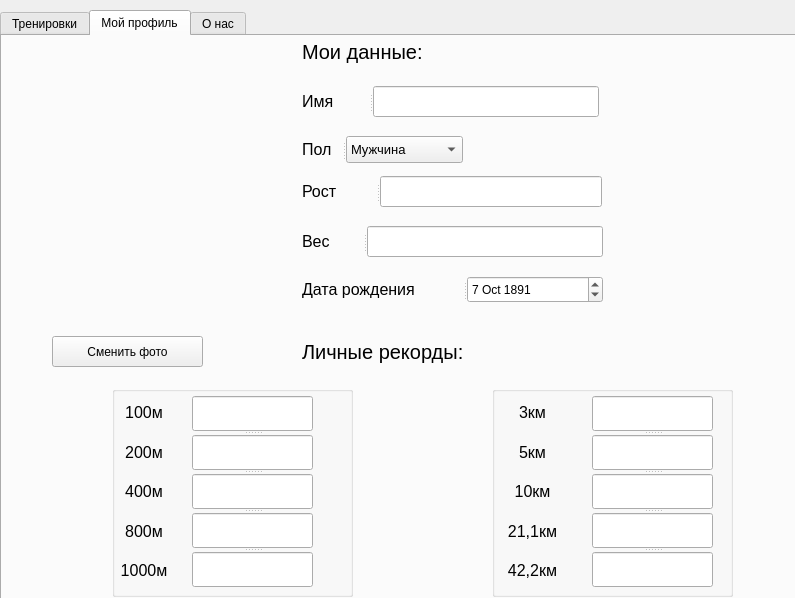
<?xml version="1.0" encoding="UTF-8"?>
<ui version="4.0">
 <class>MainWindow</class>
 <widget class="QMainWindow" name="MainWindow">
  <property name="geometry">
   <rect>
    <x>0</x>
    <y>0</y>
    <width>795</width>
    <height>598</height>
   </rect>
  </property>
  <property name="windowTitle">
   <string>Дневник тренировок</string>
  </property>
  <widget class="QWidget" name="centralwidget">
   <widget class="QTabWidget" name="tabWidget">
    <property name="geometry">
     <rect>
      <x>0</x>
      <y>10</y>
      <width>801</width>
      <height>601</height>
     </rect>
    </property>
    <property name="currentIndex">
     <number>1</number>
    </property>
    <widget class="QWidget" name="tab">
     <attribute name="title">
      <string>Тренировки</string>
     </attribute>
     <widget class="QTableWidget" name="tableWidget">
      <property name="geometry">
       <rect>
        <x>0</x>
        <y>40</y>
        <width>791</width>
        <height>521</height>
       </rect>
      </property>
     </widget>
     <widget class="QPushButton" name="redact">
      <property name="geometry">
       <rect>
        <x>140</x>
        <y>10</y>
        <width>121</width>
        <height>25</height>
       </rect>
      </property>
      <property name="text">
       <string>Редактировать</string>
      </property>
     </widget>
     <widget class="QPushButton" name="remove_kebab">
      <property name="geometry">
       <rect>
        <x>660</x>
        <y>10</y>
        <width>121</width>
        <height>25</height>
       </rect>
      </property>
      <property name="text">
       <string>Удалить</string>
      </property>
     </widget>
     <widget class="QPushButton" name="create">
      <property name="geometry">
       <rect>
        <x>10</x>
        <y>10</y>
        <width>121</width>
        <height>25</height>
       </rect>
      </property>
      <property name="text">
       <string>Создать</string>
      </property>
     </widget>
     <widget class="QPushButton" name="show_graph">
      <property name="geometry">
       <rect>
        <x>280</x>
        <y>10</y>
        <width>151</width>
        <height>25</height>
       </rect>
      </property>
      <property name="styleSheet">
       <string notr="true">background-color: rgb(0, 0, 127);</string>
      </property>
      <property name="text">
       <string>Показать график</string>
      </property>
     </widget>
    </widget>
    <widget class="QWidget" name="tab_2">
     <attribute name="title">
      <string>Мой профиль</string>
     </attribute>
     <widget class="QLabel" name="label">
      <property name="geometry">
       <rect>
        <x>10</x>
        <y>10</y>
        <width>251</width>
        <height>261</height>
       </rect>
      </property>
      <property name="text">
       <string/>
      </property>
      <property name="pixmap">
       <pixmap>../Изображения/qt-designer-icon.png</pixmap>
      </property>
     </widget>
     <widget class="QLabel" name="label_2">
      <property name="geometry">
       <rect>
        <x>300</x>
        <y>0</y>
        <width>151</width>
        <height>31</height>
       </rect>
      </property>
      <property name="font">
       <font>
        <pointsize>15</pointsize>
       </font>
      </property>
      <property name="text">
       <string>Мои данные:</string>
      </property>
     </widget>
     <widget class="QLabel" name="label_8">
      <property name="geometry">
       <rect>
        <x>300</x>
        <y>300</y>
        <width>221</width>
        <height>31</height>
       </rect>
      </property>
      <property name="font">
       <font>
        <pointsize>15</pointsize>
       </font>
      </property>
      <property name="text">
       <string>Личные рекорды:</string>
      </property>
     </widget>
     <widget class="QGroupBox" name="groupBox">
      <property name="geometry">
       <rect>
        <x>110</x>
        <y>350</y>
        <width>241</width>
        <height>211</height>
       </rect>
      </property>
      <property name="title">
       <string/>
      </property>
      <widget class="QWidget" name="layoutWidget">
       <property name="geometry">
        <rect>
         <x>0</x>
         <y>10</y>
         <width>64</width>
         <height>191</height>
        </rect>
       </property>
       <layout class="QVBoxLayout" name="verticalLayout">
        <item>
         <widget class="QLabel" name="label_9">
          <property name="font">
           <font>
            <pointsize>12</pointsize>
           </font>
          </property>
          <property name="text">
           <string>100м</string>
          </property>
          <property name="alignment">
           <set>Qt::AlignCenter</set>
          </property>
         </widget>
        </item>
        <item>
         <widget class="QLabel" name="label_10">
          <property name="font">
           <font>
            <pointsize>12</pointsize>
           </font>
          </property>
          <property name="text">
           <string>200м</string>
          </property>
          <property name="alignment">
           <set>Qt::AlignCenter</set>
          </property>
         </widget>
        </item>
        <item>
         <widget class="QLabel" name="label_11">
          <property name="font">
           <font>
            <pointsize>12</pointsize>
           </font>
          </property>
          <property name="text">
           <string>400м</string>
          </property>
          <property name="alignment">
           <set>Qt::AlignCenter</set>
          </property>
         </widget>
        </item>
        <item>
         <widget class="QLabel" name="label_12">
          <property name="font">
           <font>
            <pointsize>12</pointsize>
           </font>
          </property>
          <property name="text">
           <string>800м</string>
          </property>
          <property name="alignment">
           <set>Qt::AlignCenter</set>
          </property>
         </widget>
        </item>
        <item>
         <widget class="QLabel" name="label_13">
          <property name="font">
           <font>
            <pointsize>12</pointsize>
           </font>
          </property>
          <property name="text">
           <string>1000м</string>
          </property>
          <property name="alignment">
           <set>Qt::AlignCenter</set>
          </property>
         </widget>
        </item>
       </layout>
      </widget>
      <widget class="QSplitter" name="splitter_6">
       <property name="geometry">
        <rect>
         <x>80</x>
         <y>10</y>
         <width>121</width>
         <height>191</height>
        </rect>
       </property>
       <property name="orientation">
        <enum>Qt::Vertical</enum>
       </property>
       <widget class="QLineEdit" name="m100"/>
       <widget class="QLineEdit" name="m200"/>
       <widget class="QLineEdit" name="m400"/>
       <widget class="QLineEdit" name="m800"/>
       <widget class="QLineEdit" name="m1000"/>
      </widget>
     </widget>
     <widget class="QGroupBox" name="groupBox_2">
      <property name="geometry">
       <rect>
        <x>490</x>
        <y>350</y>
        <width>241</width>
        <height>211</height>
       </rect>
      </property>
      <property name="title">
       <string/>
      </property>
      <widget class="QWidget" name="layoutWidget">
       <property name="geometry">
        <rect>
         <x>0</x>
         <y>10</y>
         <width>81</width>
         <height>191</height>
        </rect>
       </property>
       <layout class="QVBoxLayout" name="verticalLayout_2">
        <item>
         <widget class="QLabel" name="label_14">
          <property name="font">
           <font>
            <pointsize>12</pointsize>
           </font>
          </property>
          <property name="text">
           <string>3км</string>
          </property>
          <property name="alignment">
           <set>Qt::AlignCenter</set>
          </property>
         </widget>
        </item>
        <item>
         <widget class="QLabel" name="label_15">
          <property name="font">
           <font>
            <pointsize>12</pointsize>
           </font>
          </property>
          <property name="text">
           <string>5км</string>
          </property>
          <property name="alignment">
           <set>Qt::AlignCenter</set>
          </property>
         </widget>
        </item>
        <item>
         <widget class="QLabel" name="label_16">
          <property name="font">
           <font>
            <pointsize>12</pointsize>
           </font>
          </property>
          <property name="text">
           <string>10км</string>
          </property>
          <property name="alignment">
           <set>Qt::AlignCenter</set>
          </property>
         </widget>
        </item>
        <item>
         <widget class="QLabel" name="label_17">
          <property name="font">
           <font>
            <pointsize>12</pointsize>
           </font>
          </property>
          <property name="text">
           <string>21,1км</string>
          </property>
          <property name="alignment">
           <set>Qt::AlignCenter</set>
          </property>
         </widget>
        </item>
        <item>
         <widget class="QLabel" name="label_18">
          <property name="font">
           <font>
            <pointsize>12</pointsize>
           </font>
          </property>
          <property name="text">
           <string>42,2км</string>
          </property>
          <property name="alignment">
           <set>Qt::AlignCenter</set>
          </property>
         </widget>
        </item>
       </layout>
      </widget>
      <widget class="QSplitter" name="splitter_7">
       <property name="geometry">
        <rect>
         <x>100</x>
         <y>10</y>
         <width>121</width>
         <height>191</height>
        </rect>
       </property>
       <property name="orientation">
        <enum>Qt::Vertical</enum>
       </property>
       <widget class="QLineEdit" name="m100_2"/>
       <widget class="QLineEdit" name="m200_2"/>
       <widget class="QLineEdit" name="m400_2"/>
       <widget class="QLineEdit" name="m800_2"/>
       <widget class="QLineEdit" name="m1000_2"/>
      </widget>
     </widget>
     <widget class="QPushButton" name="changePhoto">
      <property name="geometry">
       <rect>
        <x>50</x>
        <y>300</y>
        <width>151</width>
        <height>31</height>
       </rect>
      </property>
      <property name="text">
       <string>Сменить фото</string>
      </property>
     </widget>
     <widget class="QSplitter" name="splitter">
      <property name="geometry">
       <rect>
        <x>300</x>
        <y>50</y>
        <width>297</width>
        <height>31</height>
       </rect>
      </property>
      <property name="orientation">
       <enum>Qt::Horizontal</enum>
      </property>
      <widget class="QLabel" name="label_4">
       <property name="font">
        <font>
         <pointsize>12</pointsize>
        </font>
       </property>
       <property name="text">
        <string>Имя</string>
       </property>
      </widget>
      <widget class="QLineEdit" name="username"/>
     </widget>
     <widget class="QSplitter" name="splitter_2">
      <property name="geometry">
       <rect>
        <x>300</x>
        <y>100</y>
        <width>161</width>
        <height>27</height>
       </rect>
      </property>
      <property name="orientation">
       <enum>Qt::Horizontal</enum>
      </property>
      <widget class="QLabel" name="label_3">
       <property name="font">
        <font>
         <pointsize>12</pointsize>
        </font>
       </property>
       <property name="text">
        <string>Пол</string>
       </property>
      </widget>
      <widget class="QComboBox" name="comboBox">
       <property name="font">
        <font>
         <pointsize>10</pointsize>
        </font>
       </property>
       <item>
        <property name="text">
         <string>Мужчина</string>
        </property>
       </item>
       <item>
        <property name="text">
         <string>Женщина</string>
        </property>
       </item>
      </widget>
     </widget>
     <widget class="QSplitter" name="splitter_3">
      <property name="geometry">
       <rect>
        <x>300</x>
        <y>140</y>
        <width>300</width>
        <height>31</height>
       </rect>
      </property>
      <property name="orientation">
       <enum>Qt::Horizontal</enum>
      </property>
      <widget class="QLabel" name="label_5">
       <property name="font">
        <font>
         <pointsize>12</pointsize>
        </font>
       </property>
       <property name="text">
        <string>Рост</string>
       </property>
      </widget>
      <widget class="QLineEdit" name="height"/>
     </widget>
     <widget class="QSplitter" name="splitter_4">
      <property name="geometry">
       <rect>
        <x>300</x>
        <y>190</y>
        <width>301</width>
        <height>31</height>
       </rect>
      </property>
      <property name="orientation">
       <enum>Qt::Horizontal</enum>
      </property>
      <widget class="QLabel" name="label_6">
       <property name="font">
        <font>
         <pointsize>12</pointsize>
        </font>
       </property>
       <property name="text">
        <string>Вес</string>
       </property>
      </widget>
      <widget class="QLineEdit" name="weight"/>
     </widget>
     <widget class="QSplitter" name="splitter_5">
      <property name="geometry">
       <rect>
        <x>300</x>
        <y>240</y>
        <width>301</width>
        <height>27</height>
       </rect>
      </property>
      <property name="orientation">
       <enum>Qt::Horizontal</enum>
      </property>
      <widget class="QLabel" name="label_7">
       <property name="font">
        <font>
         <pointsize>12</pointsize>
        </font>
       </property>
       <property name="text">
        <string>Дата рождения</string>
       </property>
      </widget>
      <widget class="QDateEdit" name="dateEdit">
       <property name="font">
        <font>
         <pointsize>9</pointsize>
        </font>
       </property>
       <property name="dateTime">
        <datetime>
         <hour>0</hour>
         <minute>0</minute>
         <second>0</second>
         <year>1891</year>
         <month>10</month>
         <day>7</day>
        </datetime>
       </property>
      </widget>
     </widget>
    </widget>
    <widget class="QWidget" name="tab_3">
     <attribute name="title">
      <string>О нас</string>
     </attribute>
     <widget class="QLabel" name="label_19">
      <property name="geometry">
       <rect>
        <x>20</x>
        <y>60</y>
        <width>771</width>
        <height>121</height>
       </rect>
      </property>
      <property name="font">
       <font>
        <pointsize>9</pointsize>
       </font>
      </property>
      <property name="text">
       <string>Не следует никому давать советы и пользоваться чужими советами, 
кроме общего совета – правила каждому – следовать велениям души и действовать смело.

©Никколо Макиавелли</string>
      </property>
     </widget>
    </widget>
   </widget>
  </widget>
 </widget>
 <resources/>
 <connections/>
</ui>
